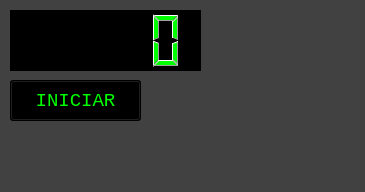
<?xml version="1.0" encoding="UTF-8"?>
<ui version="4.0">
 <class>MainWindow</class>
 <widget class="QMainWindow" name="MainWindow">
  <property name="geometry">
   <rect>
    <x>0</x>
    <y>0</y>
    <width>365</width>
    <height>192</height>
   </rect>
  </property>
  <property name="windowTitle">
   <string>MainWindow</string>
  </property>
  <property name="styleSheet">
   <string notr="true">background-color: rgb(65, 65, 65);</string>
  </property>
  <widget class="QWidget" name="centralwidget">
   <widget class="QLCDNumber" name="lcdNumber">
    <property name="geometry">
     <rect>
      <x>10</x>
      <y>10</y>
      <width>191</width>
      <height>61</height>
     </rect>
    </property>
    <property name="styleSheet">
     <string notr="true">background-color: rgb(0, 0, 0);
color: rgb(0, 255, 0);</string>
    </property>
   </widget>
   <widget class="QPushButton" name="btn_iniciar">
    <property name="geometry">
     <rect>
      <x>10</x>
      <y>80</y>
      <width>131</width>
      <height>41</height>
     </rect>
    </property>
    <property name="font">
     <font>
      <family>Consolas</family>
      <pointsize>14</pointsize>
     </font>
    </property>
    <property name="styleSheet">
     <string notr="true">background-color: rgb(0, 0, 0);
color: rgb(0, 255, 0);</string>
    </property>
    <property name="text">
     <string>INICIAR</string>
    </property>
   </widget>
  </widget>
  <widget class="QMenuBar" name="menubar">
   <property name="geometry">
    <rect>
     <x>0</x>
     <y>0</y>
     <width>365</width>
     <height>21</height>
    </rect>
   </property>
  </widget>
  <widget class="QStatusBar" name="statusbar"/>
 </widget>
 <resources/>
 <connections/>
</ui>
